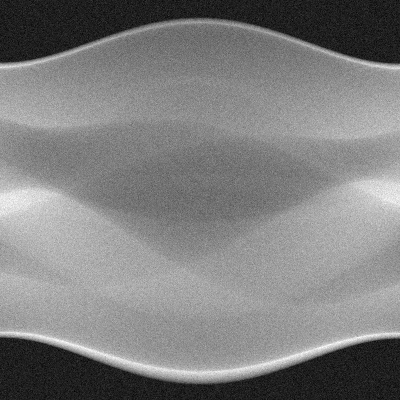

This chart was generated by the following Python code:
import skimage as ski
import numpy as np
import operators
import matplotlib.pyplot as plt
#%%
phantom = ski.img_as_float(ski.data.shepp_logan_phantom())

num_angles = 50
N = phantom.shape[0]
theta = np.linspace(0,180, endpoint = False, num=num_angles)
R = operators.Radon(theta)
sinogram =  R(phantom)
ray_pos = np.arange(20, 2*phantom.shape[0], step=40)
rays = np.zeros([2*N,2*N])
crop = phantom.shape[0]//2

rays[:,ray_pos] = 0.5
rays[:,ray_pos+1] = 1
rays[:,ray_pos+2] = 0.5


angles = np.linspace(0, np.pi, num_angles)

#%%
plt.close('all')
fig, axs = plt.subplots(1, 3, figsize=(20,5))


for i,angle in enumerate(angles):
    
    deg = 180 * angle/np.pi
    
    #rot = ski.transform.rotate(phantom, deg)
    rot = ski.transform.rotate(rays, deg)
    rot = rot[crop:-crop,:][:,crop:-crop]
    
    rot = np.maximum(rot, phantom)
 
    projection = sinogram[:,i]
    sino = sinogram[:,:i+1]
    axs[0].imshow(rot, cmap = 'gray');
    axs[0].tick_params(bottom = False, left = False)
    axs[0].set_xticks([])
    axs[0].set_yticks([])
    axs[0].set_title('Source')
    axs[0].set_xlabel('Detector')
    axs[1].clear()
    axs[1].plot(np.arange(phantom.shape[0]), projection, linewidth=3., color='xkcd:sky')
    
    axs[1].set_ylim([0,0.4]);
    axs[1].set_title('Measurement at '+str(deg)+'$^{\circ}$')
    axs[1].set_xlabel('position')
    axs[1].set_ylabel('intensity decay')
    axs[2].imshow(sino, cmap = 'gray')
    axs[2].axis('auto')
    axs[2].set_xlim([0,num_angles-1])
    axs[2].set_title('Sinogram')
    #axs[2].set_xticks([0,100,200,300,400], ['$0^{\circ}$', '$45^{\circ}$', '$90^{\circ}$', '$135^{\circ}$', '$180^{\circ}$'])
    axs[2].set_xlabel('angle')
    axs[2].set_ylabel('position')
    
    plt.show()
    plt.pause(1)
    plt.tight_layout(pad=0.0)
    plt.savefig('ct/' +str(i) + '.png')
#%% 

ray_pos = np.arange(20, phantom.shape[0], step=40)
rays = np.zeros([phantom.shape[0],phantom.shape[0],4])
rays[:,ray_pos,:] = 0.75
rays[:,ray_pos+1,:] = 1
rays[:,ray_pos+2,:] = 0.75
plt.imshow(rays)
plt.show()
plt.imsave('rays.png', rays, cmap='gray')

#%%
theta = np.linspace(0,180, endpoint = False, num=400)
R = operators.Radon(theta)
sinogram =  R(phantom)
plt.imshow(sinogram+np.random.normal(0,0.01,sinogram.shape), cmap='gray')
#plt.axis('auto')
plt.axis('off')
s = sinogram+np.random.normal(0,0.01,sinogram.shape)
plt.imsave('sinogram.png', s, cmap='gray')